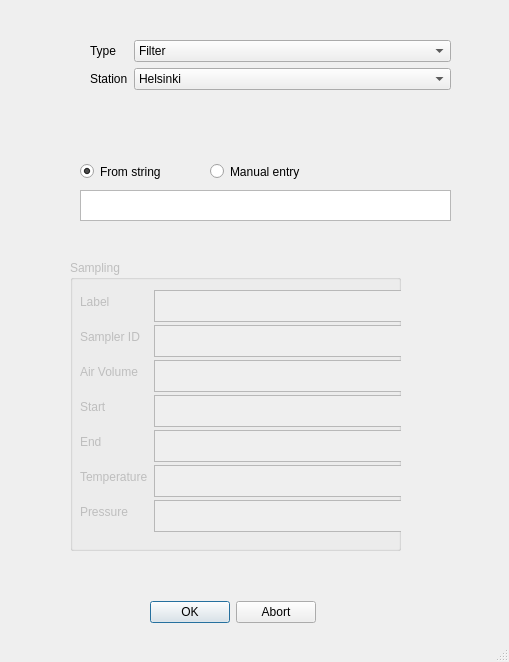
<?xml version="1.0" encoding="UTF-8"?>
<ui version="4.0">
 <class>MainWindow</class>
 <widget class="QMainWindow" name="MainWindow">
  <property name="geometry">
   <rect>
    <x>0</x>
    <y>0</y>
    <width>509</width>
    <height>662</height>
   </rect>
  </property>
  <property name="windowTitle">
   <string>MainWindow</string>
  </property>
  <widget class="QWidget" name="centralwidget">
   <widget class="QWidget" name="formLayoutWidget">
    <property name="geometry">
     <rect>
      <x>90</x>
      <y>40</y>
      <width>361</width>
      <height>91</height>
     </rect>
    </property>
    <layout class="QFormLayout" name="formLayout">
     <item row="0" column="1">
      <widget class="QComboBox" name="comboBoxSampleType">
       <item>
        <property name="text">
         <string>Filter</string>
        </property>
       </item>
       <item>
        <property name="text">
         <string>Water background</string>
        </property>
       </item>
      </widget>
     </item>
     <item row="1" column="0">
      <widget class="QLabel" name="label_station">
       <property name="text">
        <string>Station</string>
       </property>
      </widget>
     </item>
     <item row="1" column="1">
      <widget class="QComboBox" name="comboBoxStation">
       <item>
        <property name="text">
         <string>Helsinki</string>
        </property>
       </item>
       <item>
        <property name="text">
         <string>Kuopio</string>
        </property>
       </item>
       <item>
        <property name="text">
         <string>Pallas</string>
        </property>
       </item>
       <item>
        <property name="text">
         <string>Utö</string>
        </property>
       </item>
      </widget>
     </item>
     <item row="0" column="0">
      <widget class="QLabel" name="label_type">
       <property name="text">
        <string>Type</string>
       </property>
      </widget>
     </item>
    </layout>
   </widget>
   <widget class="QGroupBox" name="groupBox">
    <property name="enabled">
     <bool>false</bool>
    </property>
    <property name="geometry">
     <rect>
      <x>70</x>
      <y>260</y>
      <width>331</width>
      <height>291</height>
     </rect>
    </property>
    <property name="title">
     <string>Sampling</string>
    </property>
    <widget class="QWidget" name="formLayoutWidget_2">
     <property name="geometry">
      <rect>
       <x>10</x>
       <y>30</y>
       <width>301</width>
       <height>244</height>
      </rect>
     </property>
     <layout class="QFormLayout" name="formLayout_2">
      <property name="sizeConstraint">
       <enum>QLayout::SetFixedSize</enum>
      </property>
      <property name="fieldGrowthPolicy">
       <enum>QFormLayout::FieldsStayAtSizeHint</enum>
      </property>
      <property name="rowWrapPolicy">
       <enum>QFormLayout::WrapLongRows</enum>
      </property>
      <property name="verticalSpacing">
       <number>3</number>
      </property>
      <item row="0" column="0">
       <widget class="QLabel" name="label_2">
        <property name="text">
         <string>Label</string>
        </property>
        <property name="buddy">
         <cstring>textLabel</cstring>
        </property>
       </widget>
      </item>
      <item row="0" column="1">
       <widget class="QTextEdit" name="textLabel">
        <property name="sizePolicy">
         <sizepolicy hsizetype="Expanding" vsizetype="Expanding">
          <horstretch>1</horstretch>
          <verstretch>1</verstretch>
         </sizepolicy>
        </property>
        <property name="maximumSize">
         <size>
          <width>16777200</width>
          <height>32</height>
         </size>
        </property>
       </widget>
      </item>
      <item row="1" column="0">
       <widget class="QLabel" name="label_5">
        <property name="text">
         <string>Sampler ID</string>
        </property>
       </widget>
      </item>
      <item row="1" column="1">
       <widget class="QTextEdit" name="textSamplerID">
        <property name="sizePolicy">
         <sizepolicy hsizetype="Expanding" vsizetype="Expanding">
          <horstretch>1</horstretch>
          <verstretch>1</verstretch>
         </sizepolicy>
        </property>
        <property name="maximumSize">
         <size>
          <width>16777200</width>
          <height>32</height>
         </size>
        </property>
       </widget>
      </item>
      <item row="2" column="0">
       <widget class="QLabel" name="label_3">
        <property name="text">
         <string>Air Volume</string>
        </property>
       </widget>
      </item>
      <item row="2" column="1">
       <widget class="QTextEdit" name="textAirVolume">
        <property name="sizePolicy">
         <sizepolicy hsizetype="Expanding" vsizetype="Expanding">
          <horstretch>1</horstretch>
          <verstretch>1</verstretch>
         </sizepolicy>
        </property>
        <property name="maximumSize">
         <size>
          <width>16777200</width>
          <height>32</height>
         </size>
        </property>
       </widget>
      </item>
      <item row="3" column="0">
       <widget class="QLabel" name="label_4">
        <property name="text">
         <string>Start</string>
        </property>
       </widget>
      </item>
      <item row="3" column="1">
       <widget class="QTextEdit" name="textStartTime">
        <property name="sizePolicy">
         <sizepolicy hsizetype="Expanding" vsizetype="Expanding">
          <horstretch>1</horstretch>
          <verstretch>1</verstretch>
         </sizepolicy>
        </property>
        <property name="maximumSize">
         <size>
          <width>16777200</width>
          <height>32</height>
         </size>
        </property>
       </widget>
      </item>
      <item row="4" column="0">
       <widget class="QLabel" name="label">
        <property name="text">
         <string>End</string>
        </property>
       </widget>
      </item>
      <item row="4" column="1">
       <widget class="QTextEdit" name="textEndTime">
        <property name="sizePolicy">
         <sizepolicy hsizetype="Expanding" vsizetype="Expanding">
          <horstretch>1</horstretch>
          <verstretch>1</verstretch>
         </sizepolicy>
        </property>
        <property name="maximumSize">
         <size>
          <width>16777200</width>
          <height>32</height>
         </size>
        </property>
       </widget>
      </item>
      <item row="5" column="0">
       <widget class="QLabel" name="label_6">
        <property name="text">
         <string>Temperature</string>
        </property>
       </widget>
      </item>
      <item row="5" column="1">
       <widget class="QTextEdit" name="textTemp">
        <property name="sizePolicy">
         <sizepolicy hsizetype="Expanding" vsizetype="Expanding">
          <horstretch>1</horstretch>
          <verstretch>1</verstretch>
         </sizepolicy>
        </property>
        <property name="maximumSize">
         <size>
          <width>16777200</width>
          <height>32</height>
         </size>
        </property>
       </widget>
      </item>
      <item row="6" column="0">
       <widget class="QLabel" name="label_7">
        <property name="text">
         <string>Pressure</string>
        </property>
       </widget>
      </item>
      <item row="6" column="1">
       <widget class="QTextEdit" name="textPress">
        <property name="sizePolicy">
         <sizepolicy hsizetype="Expanding" vsizetype="Expanding">
          <horstretch>1</horstretch>
          <verstretch>1</verstretch>
         </sizepolicy>
        </property>
        <property name="maximumSize">
         <size>
          <width>16777200</width>
          <height>32</height>
         </size>
        </property>
       </widget>
      </item>
     </layout>
    </widget>
   </widget>
   <widget class="QRadioButton" name="radioButton">
    <property name="geometry">
     <rect>
      <x>80</x>
      <y>160</y>
      <width>112</width>
      <height>23</height>
     </rect>
    </property>
    <property name="text">
     <string>From string</string>
    </property>
    <property name="checked">
     <bool>true</bool>
    </property>
   </widget>
   <widget class="QRadioButton" name="radioButton_2">
    <property name="geometry">
     <rect>
      <x>210</x>
      <y>160</y>
      <width>112</width>
      <height>23</height>
     </rect>
    </property>
    <property name="text">
     <string>Manual entry</string>
    </property>
   </widget>
   <widget class="QPlainTextEdit" name="plainTextEdit_7">
    <property name="geometry">
     <rect>
      <x>80</x>
      <y>190</y>
      <width>371</width>
      <height>31</height>
     </rect>
    </property>
   </widget>
   <widget class="QDialogButtonBox" name="ConfirmbuttonBox">
    <property name="geometry">
     <rect>
      <x>150</x>
      <y>600</y>
      <width>166</width>
      <height>25</height>
     </rect>
    </property>
    <property name="standardButtons">
     <set>QDialogButtonBox::Abort|QDialogButtonBox::Ok</set>
    </property>
   </widget>
  </widget>
  <widget class="QStatusBar" name="statusbar"/>
 </widget>
 <resources/>
 <connections>
  <connection>
   <sender>radioButton</sender>
   <signal>toggled(bool)</signal>
   <receiver>groupBox</receiver>
   <slot>setDisabled(bool)</slot>
   <hints>
    <hint type="sourcelabel">
     <x>135</x>
     <y>171</y>
    </hint>
    <hint type="destinationlabel">
     <x>235</x>
     <y>405</y>
    </hint>
   </hints>
  </connection>
  <connection>
   <sender>ConfirmbuttonBox</sender>
   <signal>rejected()</signal>
   <receiver>MainWindow</receiver>
   <slot>close()</slot>
   <hints>
    <hint type="sourcelabel">
     <x>180</x>
     <y>611</y>
    </hint>
    <hint type="destinationlabel">
     <x>145</x>
     <y>574</y>
    </hint>
   </hints>
  </connection>
 </connections>
</ui>
